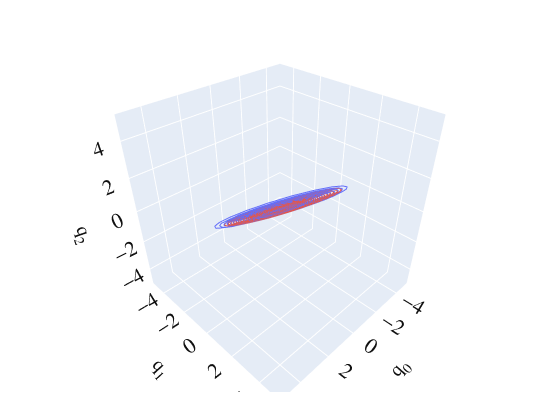

Notebook code cell kept with this figure:
### Code cell
fig.show()

### Figure 1 — Plotly figure (JSON) as saved in the notebook; plotly's stock layout.template omitted (floating-point values rounded to 4 significant figures; data arrays with more than 128 entries replaced by an {"elided": "..."} marker saying what was removed)
{"data": [{"line": {"width": 2}, "mode": "lines", "name": "", "showlegend": false, "type": "scatter3d", "x": {"elided": "2400 float values"}, "y": {"elided": "2400 float values"}, "z": {"elided": "2400 float values"}}, {"line": {"width": 2}, "mode": "lines", "name": "", "showlegend": false, "type": "scatter3d", "x": {"elided": "2386 float values"}, "y": {"elided": "2386 float values"}, "z": {"elided": "2386 float values"}}], "layout": {"autosize": true, "font": {"color": "#101010", "family": "Helvetica", "size": 16}, "height": 420, "margin": {"b": 28, "l": 28, "r": 28, "t": 28}, "scene": {"xaxis": {"range": [-5.108, 5.321], "title": {"text": "q<sub>0</sub>"}}, "yaxis": {"range": [-5.108, 5.321], "title": {"text": "q<sub>1</sub>"}}, "zaxis": {"range": [-5.108, 5.321], "title": {"text": "q<sub>2</sub>"}}}, "width": 560}}
